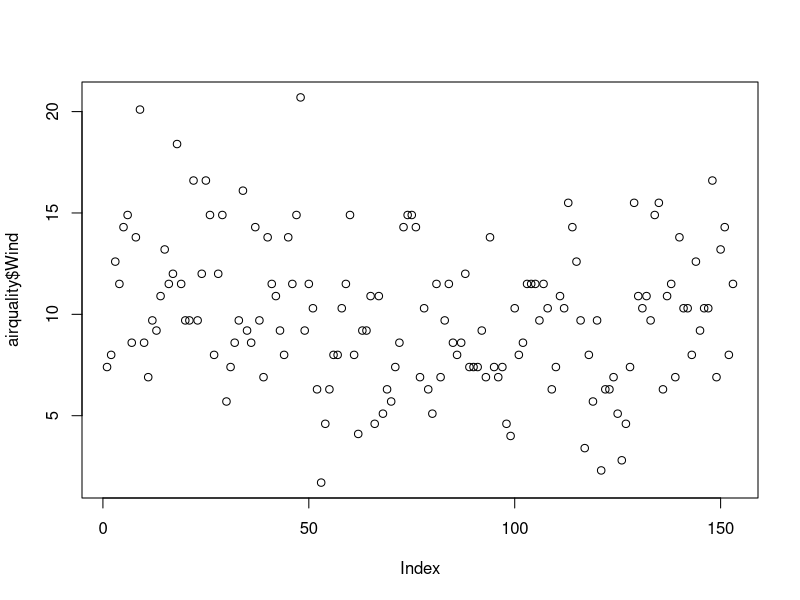
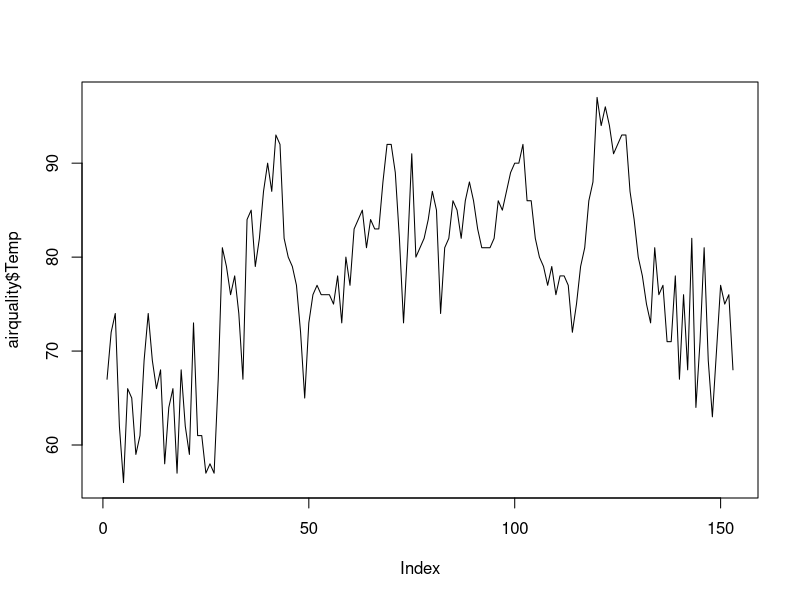
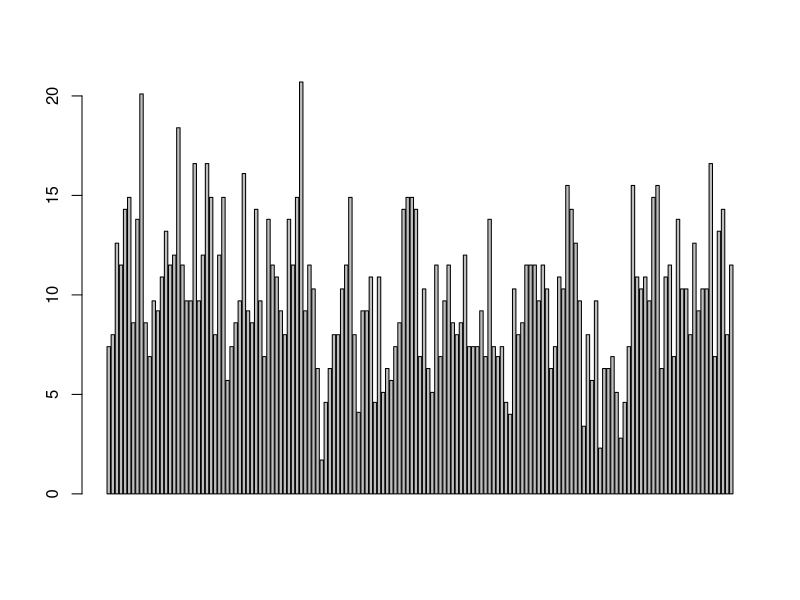
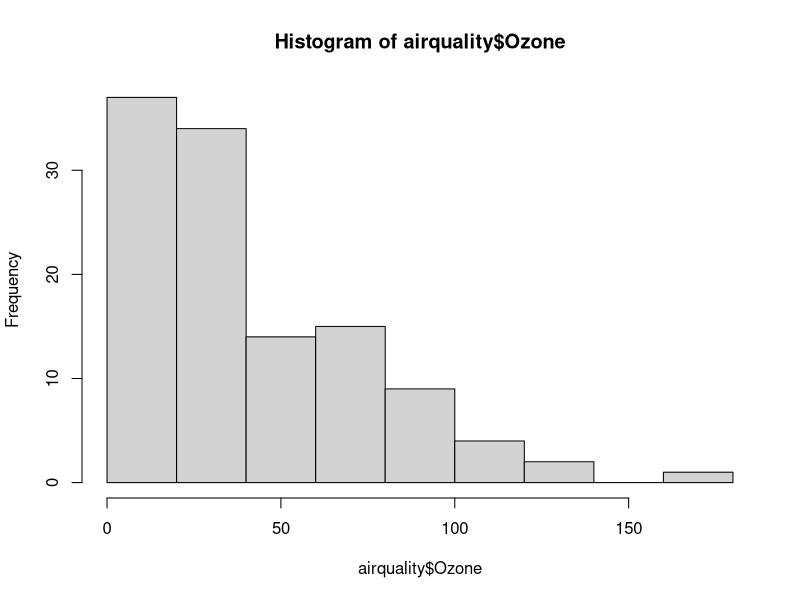
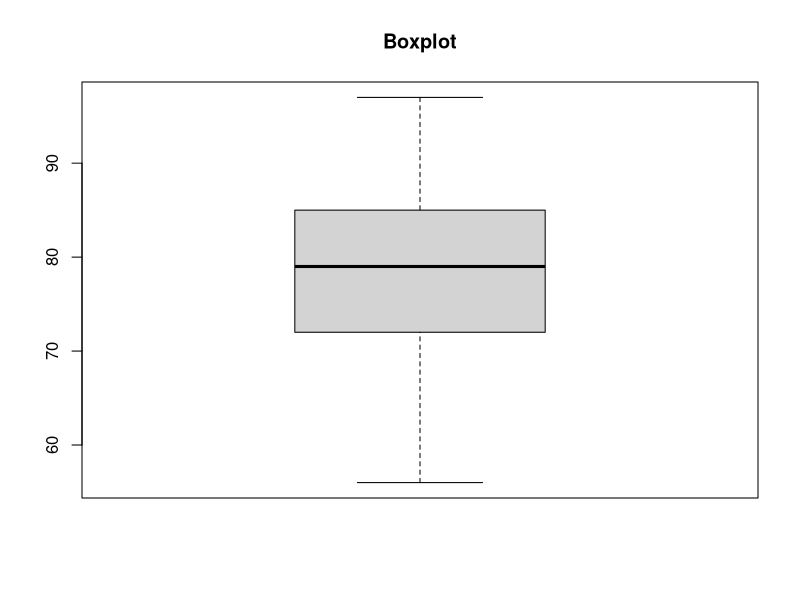
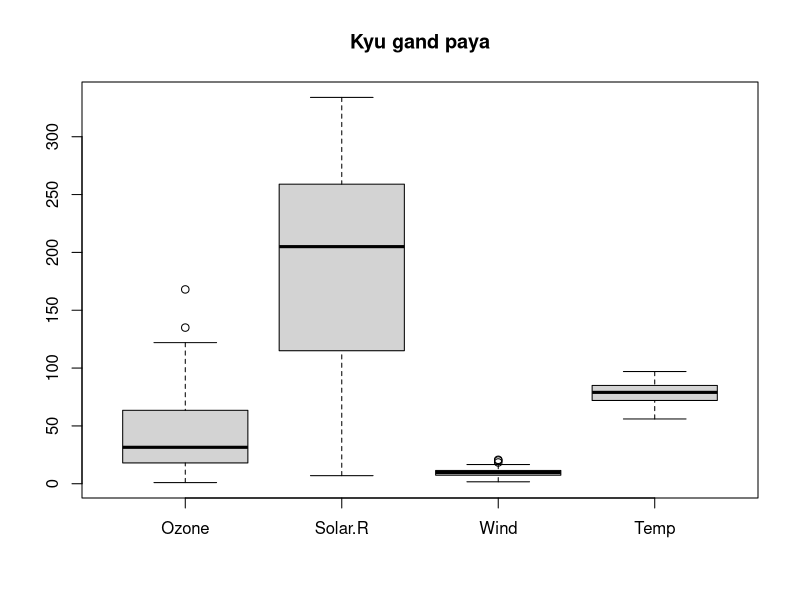

Generate these figures, in order, with R:
datasets::airquality
head(airquality,10)
tail(airquality,10)
airquality[,c(1,2)]
plot(airquality$Wind)
plot(airquality$Temp, type= "l")
barplot(airquality$Wind)
hist(airquality$Ozone)
boxplot(airquality$Temp, main="Boxplot")
boxplot.stats(airquality$Temp)$out
boxplot(airquality[,1:4],main= "Kyu gand paya")$out
